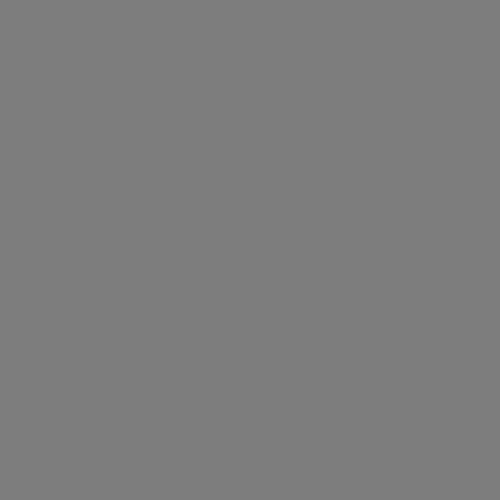
Frame 1 (no input)
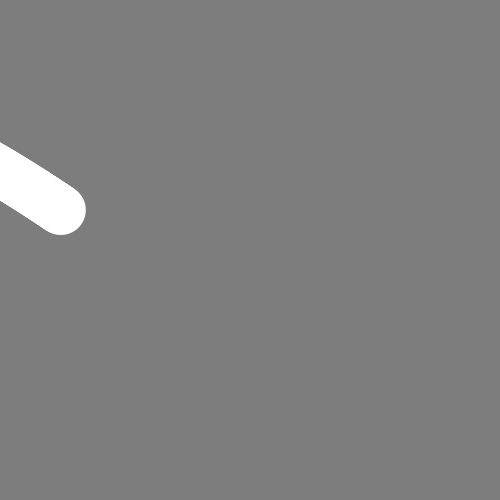
Frame 60 (the mouse pressed at the canvas centre just before this capture)
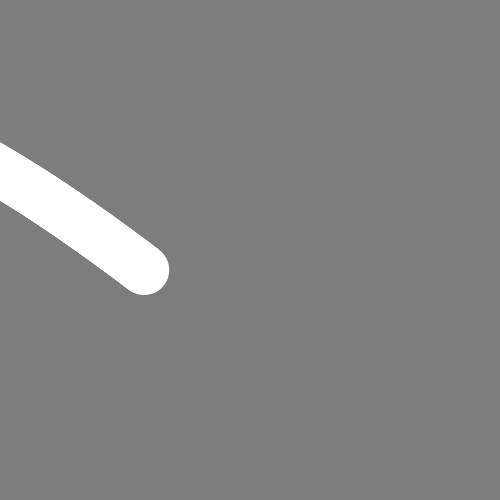
Frame 120 (the mouse held since frame 60 and released just before this capture)

The Processing sketch that drew these frames (run headless with seeded random() and noise(); from frame 60 on, the mouse is pressed at the canvas centre):

// Processing sketch: circle
// ── circle.pde
float circleX;
float circleY = 150;
boolean adder;

void setup() {
  size(500, 500);
  background(125);
}

void draw() {
  if (circleY == 150) {
    adder = true;
  }
  if (circleY == 350) {
    adder = false;
  }
  if (adder == true) {
    circleY += 1;
  } else {
    circleY -= 1;
  }
  
  circleX = -250 + sqrt(sq(-circleY) + 500*circleY - 52500);
  noStroke();
  fill(255);
  ellipse(circleX, circleY, 50, 50);
  println("circleX = "+circleX);
  println("circleY = "+circleY);
}
